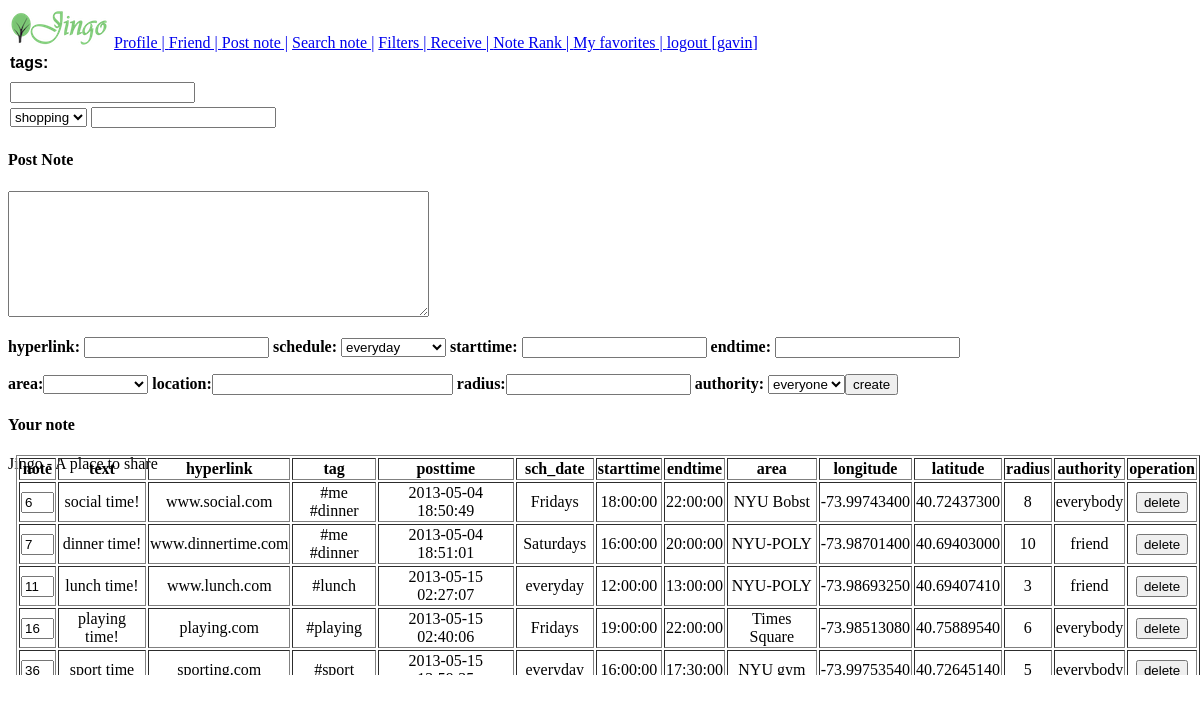
/jingo_sandbox/note.php (signed in), run on the app's committed database.
### tables this page shows
CREATE TABLE `note` (
  `nid` int(5) NOT NULL AUTO_INCREMENT,
  `uid` int(4) DEFAULT NULL,
  `posttime` timestamp NOT NULL DEFAULT CURRENT_TIMESTAMP ON UPDATE CURRENT_TIMESTAMP,
  `text` text,
  `hyperlink` varchar(200) DEFAULT NULL,
  `aid` int(4) DEFAULT NULL,
  `lid` int(5) DEFAULT NULL,
  `radius` int(6) DEFAULT NULL,
  `sch_id` int(3) DEFAULT NULL,
  `authority` varchar(20) DEFAULT NULL,
  PRIMARY KEY (`nid`),
  KEY `uid` (`uid`),
  KEY `lid` (`lid`),
  KEY `sch_id` (`sch_id`),
  KEY `aid` (`aid`)
);

CREATE TABLE `tag` (
  `tid` int(3) NOT NULL AUTO_INCREMENT,
  `tag` varchar(20) DEFAULT NULL,
  PRIMARY KEY (`tid`)
);

### jingo_sandbox/note.php (the view, shortened to what this page needs)
<!DOCTYPE html>
<html lang="en-IN">
	<head>
		<link rel="stylesheet/less" href="style.less">
		<link rel="stylesheet" type="text/css" href="css/jquery-ui.css" />
		<link rel="stylesheet" href="http://jquery-tagbox.googlecode.com/hg/css/jquery.tagbox.css" />
	</head>
	<body>
		<header>
			<div class="wrapper">
				<img src="gfx/logo.png">
				<?php
				if($_SESSION['uid']!=null){ ?>
					<a href="profile.php" class="navigator">Profile | </a>
					<a href="friend.php" class="navigator">Friend | </a>
					<a href="note.php" class="navigator">Post note |</a>
					<a href="search.php" class="navigator">Search note |</a>
					<a href="filters.php" class="navigator">Filters | </a>
					<a href="receive.php" class="navigator">Receive | </a>
					<a href="like.php" class="navigator">Note Rank | </a>
					<a href="bookmark.php" class="navigator">My favorites | </a>
				<?php echo "<a href='login.php?action=logout' id='logout'>logout [{$_SESSION['uname']}]</a>";
				} else {
					echo "<a href='login.html'><id='name'>login</p></a>";
				}
				?>
			</div>
		</header>
		<div class="right1">
		<div class="rightside">
		<form action="note.php?action=create" method="post" name="form1">
			<?php
			$sql_tag = "SELECT tag FROM tag";
			$tag_query = mysql_query($sql_tag);
			echo"
			<div class='row'>
			<label for='jquery-tagbox-text'>tags:</label>
			<input type='text' id='jquery-tagbox-text' name='jquery-tagbox-text'/>
			</div>
			<div class='row'>
			<select name='' id='jquery-tagbox-select-options'>";
			while($result_1 = mysql_fetch_array($tag_query)){
			echo"
			<option name = '' value='".$result_1['tag']."'>".$result_1['tag']."</option>";
			}
			echo"
			</select>
			<input type='text' id='jquery-tagbox-select' name='jquery-tagbox-select'/>
			"
			?>
		</div>
		</div>
		<h4>Post Note </h4>
			<p><textarea cols="50" rows="8" name="text"></textarea></p>
			<p><strong>hyperlink:</strong>
			<input type="text" name="hyperlink" />
			<strong>schedule:</strong>
			<select name='sch_date' onchange="show()">
				<option value = "everyday">everyday</option>
			</select>
			<strong>starttime:</strong> <input type="text" name="starttime" id="starttime"/>
			<strong>endtime: </strong><input type="text" name="endtime" id="endtime"/>
			<p>
			<strong>area:</strong><select name='area'>
			<option></option>
			<?php
			$getarea=mysql_query("SELECT area FROM area");
			while($area=mysql_fetch_array($getarea)){
				echo "<option>".$area['area']."</option>";
			}
			?>
			</select>
			<strong>location:</strong><input type="text" name="loc_select" id="loc_select" onclick="javascript:openMyWindow();" size="27"/>
			<strong>radius:</strong><input type="text" name="radius" />
			<strong>authority:</strong>
			<select name='authority'>
				<option value = "everybody">everyone</option>
			<input type="submit" value = "create"/>
			</p>
		<?php
		 $uname = $_SESSION['uname'];
		 $sql = "SELECT * FROM view_note WHERE poster = '$uname' GROUP BY nid";
		 $user_note = mysql_query($sql);
			echo "<h4>Your note</h4>
				  <div style='position:absolute; height:220px; overflow:auto'>
				  <table border='1' style='margin-left:8px'>
				  <tr>
				  <th>note</th>
				  <th>text</th>
				  <th>hyperlink</th>
				  <th>tag</th>
				  <th>posttime</th>
				  <th>sch_date</th>
				  <th>starttime</th>
				  <th>endtime</th>
				  <th>area</th>
				  <th>longitude</th>
				  <th>latitude</th>
				  <th>radius</th>
				  <th>authority</th>
				  <th>operation</th>
				  </tr>";
		 while($result = mysql_fetch_array($user_note)){
			echo"<form action='note.php?action=delete' method='post'>
				 <tr>
				 <td><input type='text' id='nid' name='nid' size='1' value= ".$result['nid']. " readonly='readonly'
				 onclick='comment(".$result['nid'].")' /></td>";
			    echo "<td align='center'>".$result['text']."</td>
				 <td align='center'>".$result['hyperlink']."</td>
				 <td align='center'>";
				 $nid_tag = $result['nid'];
				 $note_tag = mysql_query("select tag from note_tag natural join tag where nid = $nid_tag");
				 while($r_tag = mysql_fetch_array($note_tag)){
					echo "#".$r_tag['tag']."  ";
				 }
				 echo "</td>
			     <td align='center'>".$result['posttime']."</td>
				 <td align='center'>".$result['sch_date']."</td>
				 <td align='center'>".$result['starttime']."</td>
				 <td align='center'>".$result['endtime']."</td>
				 <td align='center'>".$result['area']."</td>
				 <td align='center'>".$result['longitude']."</td>
				 <td align='center'>".$result['latitude']."</td>
				 <td align='center'>".$result['radius']."</td>
				 <td align='center'>".$result['authority']."</td>
				 <td align='center'><input type='submit' name='delete' value='delete'/></td>
				 </tr>
				 </form>";
		}
		echo "</table>";
		echo "</div>";
		?>
		</div>
		<footer>
			<div class="wrapper">
				Jingo - A place to share
			</div>
		</footer>
	</body>
</html>

### jingo_sandbox/note.php (style rules this page uses)
div.row { padding: 2px; font-family: Verdana, sans-serif; }
div.row label { font-weight: bold; display: block; padding: 0px 0px 10px; }

### data on the page
note: nid "6", text "social time!", hyperlink "www.social.com", posttime "2013-05-04 18:50:49", sch_date "Fridays", starttime "18:00:00", endtime "22:00:00", area "NYU Bobst", longitude "-73.99743400", latitude "40.72437300", radius "8", authority "everybody"
tag: tag "me"
tag: tag "dinner"
note: nid "7", text "dinner time!", hyperlink "www.dinnertime.com", posttime "2013-05-04 18:51:01", sch_date "Saturdays", starttime "16:00:00", endtime "20:00:00", area "NYU-POLY", longitude "-73.98701400", latitude "40.69403000", radius "10", authority "friend"
note: nid "11", text "lunch time!", hyperlink "www.lunch.com", posttime "2013-05-15 02:27:07", sch_date "everyday", starttime "12:00:00", endtime "13:00:00", area "NYU-POLY", longitude "-73.98693250", latitude "40.69407410", radius "3", authority "friend"
tag: tag "lunch"
note: nid "16", text "playing time!", hyperlink "playing.com", posttime "2013-05-15 02:40:06", sch_date "Fridays", starttime "19:00:00", endtime "22:00:00", area "Times Square", longitude "-73.98513080", latitude "40.75889540", radius "6", authority "everybody"
tag: tag "playing"
note: nid "36", text "sport time", hyperlink "sporting.com", posttime "2013-05-15…", sch_date "everyday", starttime "16:00:00", endtime "17:30:00", area "NYU gym", longitude "-73.99753540", latitude "40.72645140", radius "5", authority "everybody"
tag: tag "sport"

### other printed values
$_SESSION['uname'] "gavin"
form field value "shopping"
